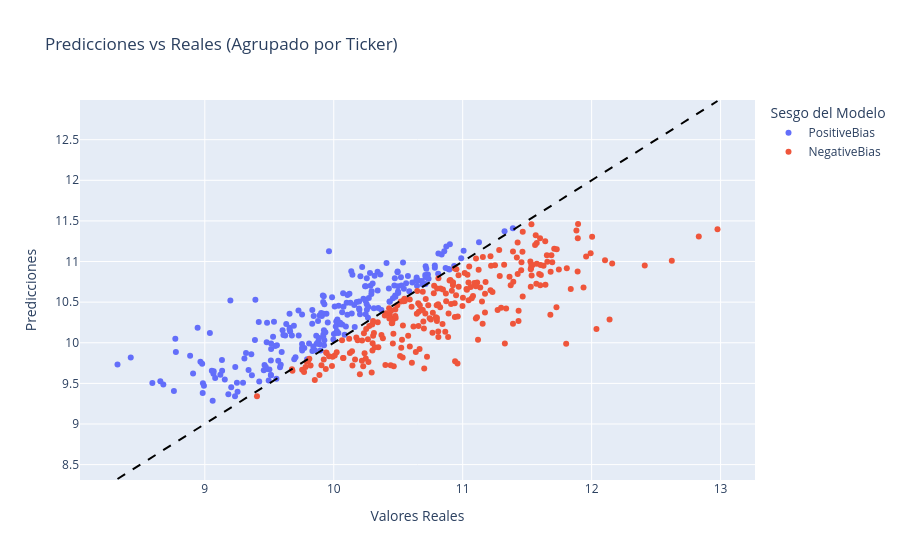

Notebook cell for this chart:
### Markdown cell above
Se generan 2 clusters segun las predicciones:
* Positive_Bias: si los residuos son mayores o iguales a cero.
* Negative_Bias: si los residuos son menores a cero.

### Code cell
# Se dividen los datos para predecir el valor de la última fecha disponible para cada ticker en el conjunto de test
X_train, X_test, y_train, y_test = split_ultimo(df, label=label, cols_excluded=predictores_a_eliminar)

# Predicciones en el conjunto de test
y_pred = pipe.predict(X_test)

# Recuperar el ticker usando el indice de y_test
tickers_test = df.loc[y_test.index, 'Ticker']

# Se calculan los residuos y el Cluster: PositiveBias / NegativeBias según el signo de los residuos
resultados_agrupados = procesar_resultados_prediccion(
    y_test=y_test, 
    y_pred=y_pred, 
    tickers=tickers_test
)

# Visualizar los resultados de la predicción
visualizar_resultados_predicciones(resultados_agrupados)

### Figure 1 — Plotly figure (JSON) as saved in the notebook; plotly's stock layout.template omitted (floating-point values rounded to 4 significant figures; data arrays with more than 128 entries replaced by an {"elided": "..."} marker saying what was removed)
{"data": [{"hovertemplate": "<b>%{hovertext}</b><br><br>Sesgo del Modelo=PositiveBias<br>Valores Reales=%{x}<br>Predicciones=%{y}<extra></extra>", "hovertext": {"elided": "228 str values"}, "legendgroup": "PositiveBias", "marker": {"color": "#636efa", "symbol": "circle"}, "mode": "markers", "name": "PositiveBias", "orientation": "v", "showlegend": true, "type": "scatter", "x": {"elided": "228 float values"}, "xaxis": "x", "y": {"elided": "228 float values"}, "yaxis": "y"}, {"hovertemplate": "<b>%{hovertext}</b><br><br>Sesgo del Modelo=NegativeBias<br>Valores Reales=%{x}<br>Predicciones=%{y}<extra></extra>", "hovertext": {"elided": "253 str values"}, "legendgroup": "NegativeBias", "marker": {"color": "#EF553B", "symbol": "circle"}, "mode": "markers", "name": "NegativeBias", "orientation": "v", "showlegend": true, "type": "scatter", "x": {"elided": "253 float values"}, "xaxis": "x", "y": {"elided": "253 float values"}, "yaxis": "y"}], "layout": {"legend": {"title": {"text": "Sesgo del Modelo"}, "tracegroupgap": 0}, "shapes": [{"line": {"color": "black", "dash": "dash", "width": 2}, "type": "line", "x0": 8.323, "x1": 12.98, "y0": 8.323, "y1": 12.98}], "title": {"text": "Predicciones vs Reales (Agrupado por Ticker)"}, "xaxis": {"anchor": "y", "domain": [0, 1], "title": {"text": "Valores Reales"}}, "yaxis": {"anchor": "x", "domain": [0, 1], "title": {"text": "Predicciones"}}}}
